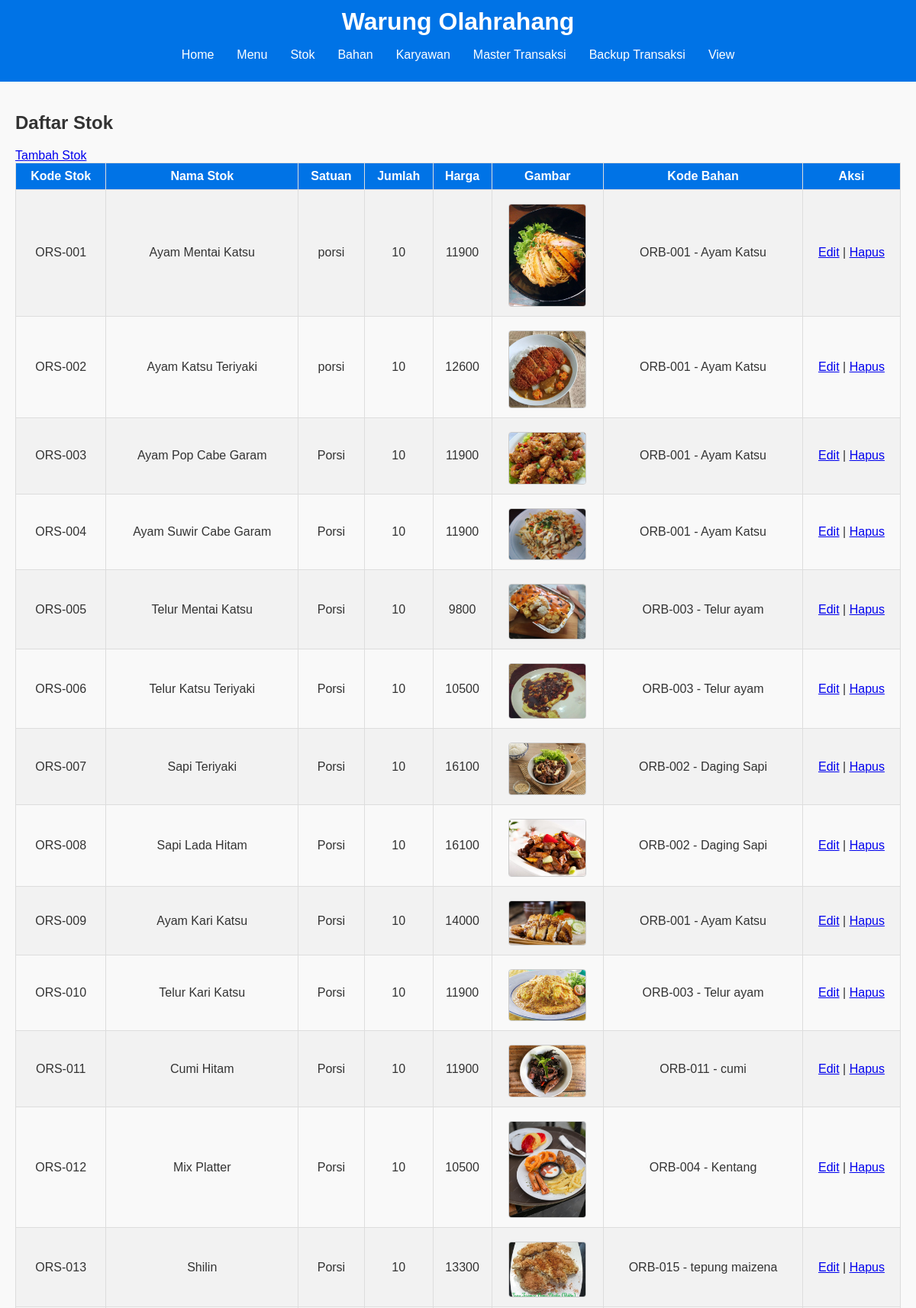
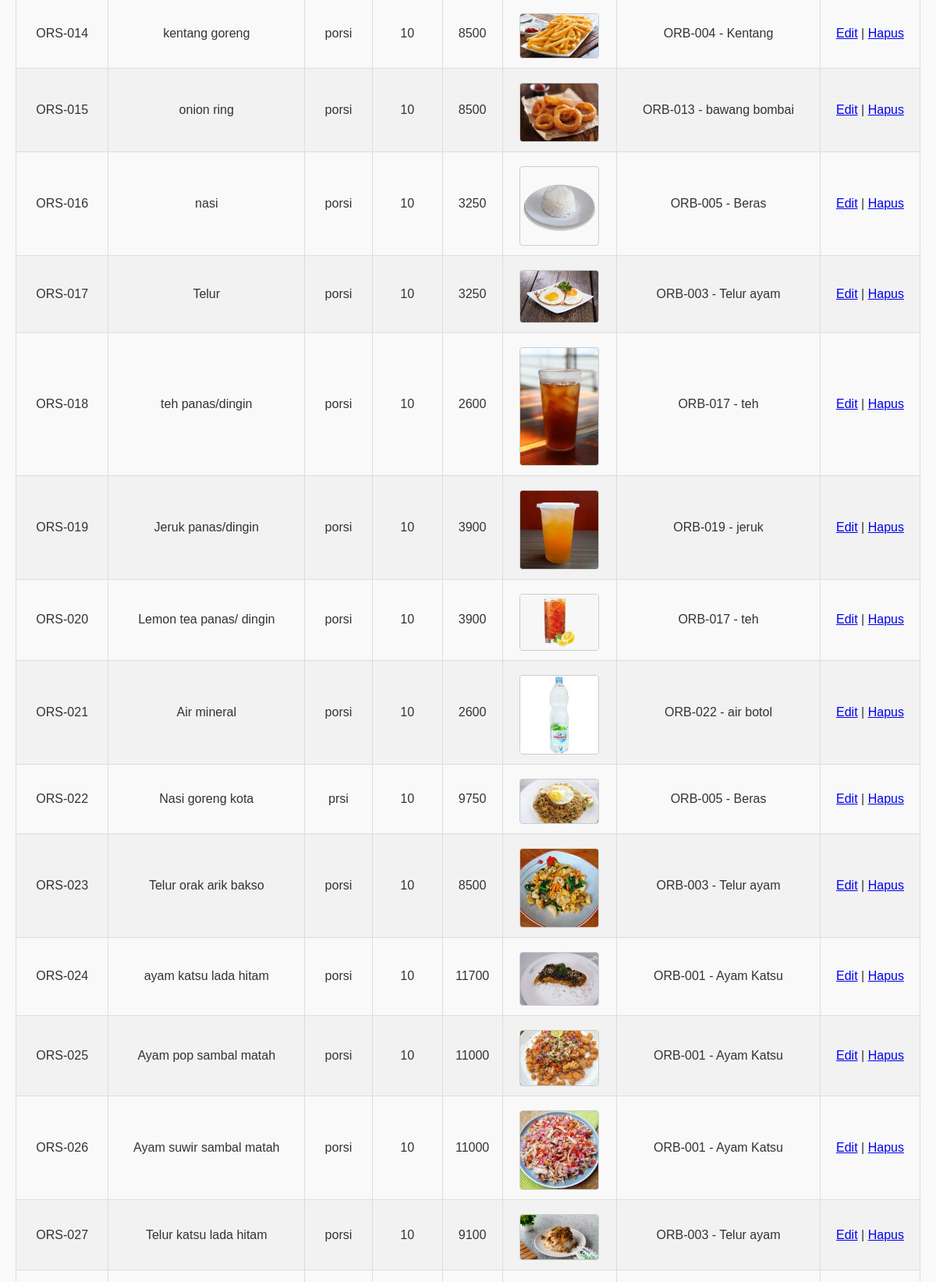
Screenshot of /stok/index.php (upper part) with the database file from the repository (2 pictures, top to bottom).
### tables this page shows
CREATE TABLE `stok` (
  `kd_stok` char(10) NOT NULL,
  `nm_stok` char(30) NOT NULL,
  `satuan` char(10) NOT NULL,
  `hrg_beli` int(10) NOT NULL,
  `jml_stok` int(3) NOT NULL,
  `gbr` blob DEFAULT NULL,
  `kd_bhn` char(10) DEFAULT NULL
);

CREATE TABLE `bahan` (
  `kd_bhn` char(10) NOT NULL,
  `nm_bhn` char(30) NOT NULL,
  `satuan` char(10) NOT NULL,
  `jml_bhn` int(3) NOT NULL,
  `hrg_bhn` int(10) NOT NULL
);

### stok/index.php (the view, shortened to what this page needs)
<?php
include('../partials/header.php');
include('../config/database.php');
?>
<div class="container">
    <h2>Daftar Stok</h2>
    <a href="insert.php">Tambah Stok</a>
    <table class="data-table">
        <tr>
            <th>Kode Stok</th>
            <th>Nama Stok</th>
            <th>Satuan</th>
            <th>Jumlah</th>
            <th>Harga</th>
            <th>Gambar</th>
            <th>Kode Bahan</th>
            <th>Aksi</th>
        </tr>
        <?php
        $sql = "SELECT s.kd_stok, s.nm_stok, s.satuan, s.jml_stok, s.hrg_beli, s.gbr, s.kd_bhn, b.nm_bhn
                FROM stok s
                LEFT JOIN bahan b ON s.kd_bhn = b.kd_bhn";
        $result = $conn->query($sql);
        if ($result->num_rows > 0) {
            while($row = $result->fetch_assoc()) {
                echo "<tr>
                        <td>{$row['kd_stok']}</td>
                        <td>{$row['nm_stok']}</td>
                        <td>{$row['satuan']}</td>
                        <td>{$row['jml_stok']}</td>
                        <td>{$row['hrg_beli']}</td>
                        <td><img src='../images/stok/{$row['gbr']}' alt='{$row['nm_stok']}' class='thumbnail'></td>
                        <td>{$row['kd_bhn']} - {$row['nm_bhn']}</td>
                        <td>
                            <a href='update.php?kd_stok={$row['kd_stok']}'>Edit</a> |
                            <a href='delete.php?kd_stok={$row['kd_stok']}' onclick='return confirm(\"Apakah anda yakin ingin menghapus stok ini?\");'>Hapus</a>
                        </td>
                      </tr>";
            }
        } else {
            echo "<tr><td colspan='8'>Tidak ada data</td></tr>";
        }
        ?>
    </table>
</div>

### css/style.css (style rules this page uses)
body { font-family: Arial, sans-serif; margin: 0; padding: 0; background-color: #f9f9f9; color: #333; }
.container { padding: 20px; margin-bottom: 80px; }
.data-table { width: 100%; border-collapse: collapse; margin-bottom: 20px; }
.data-table th, .data-table td { border: 1px solid #ddd; padding: 8px; text-align: center; }
.data-table th { background-color: #0073e6; color: white; }
.data-table tr:nth-child(even) { background-color: #f2f2f2; }
.thumbnail { width: 100px; height: auto; margin-top: 10px; border: 1px solid #ccc; border-radius: 4px; }

### rows the page displays
stok: kd_stok "ORS-001", nm_stok "Ayam Mentai Katsu", satuan "porsi", jml_stok "10", hrg_beli "11900", gbr+nm_stok (picture), kd_bhn "ORB-001", kd_bhn.nm_bhn "Ayam Katsu"
stok: kd_stok "ORS-002", nm_stok "Ayam Katsu Teriyaki", satuan "porsi", jml_stok "10", hrg_beli "12600", gbr (picture), kd_bhn "ORB-001", kd_bhn.nm_bhn "Ayam Katsu"
stok: kd_stok "ORS-003", nm_stok "Ayam Pop Cabe Garam", satuan "Porsi", jml_stok "10", hrg_beli "11900", gbr (picture), kd_bhn "ORB-001", kd_bhn.nm_bhn "Ayam Katsu"
stok: kd_stok "ORS-004", nm_stok "Ayam Suwir Cabe Garam", satuan "Porsi", jml_stok "10", hrg_beli "11900", gbr (picture), kd_bhn "ORB-001", kd_bhn.nm_bhn "Ayam Katsu"
stok: kd_stok "ORS-005", nm_stok "Telur Mentai Katsu", satuan "Porsi", jml_stok "10", hrg_beli "9800", gbr (picture), kd_bhn "ORB-003", kd_bhn.nm_bhn "Telur ayam"
stok: kd_stok "ORS-006", nm_stok "Telur Katsu Teriyaki", satuan "Porsi", jml_stok "10", hrg_beli "10500", gbr (picture), kd_bhn "ORB-003", kd_bhn.nm_bhn "Telur ayam"
stok: kd_stok "ORS-007", nm_stok "Sapi Teriyaki", satuan "Porsi", jml_stok "10", hrg_beli "16100", gbr (picture), kd_bhn "ORB-002", kd_bhn.nm_bhn "Daging Sapi"
stok: kd_stok "ORS-008", nm_stok "Sapi Lada Hitam", satuan "Porsi", jml_stok "10", hrg_beli "16100", gbr (picture), kd_bhn "ORB-002", kd_bhn.nm_bhn "Daging Sapi"
stok: kd_stok "ORS-009", nm_stok "Ayam Kari Katsu", satuan "Porsi", jml_stok "10", hrg_beli "14000", gbr (picture), kd_bhn "ORB-001", kd_bhn.nm_bhn "Ayam Katsu"
stok: kd_stok "ORS-010", nm_stok "Telur Kari Katsu", satuan "Porsi", jml_stok "10", hrg_beli "11900", gbr (picture), kd_bhn "ORB-003", kd_bhn.nm_bhn "Telur ayam"
stok: kd_stok "ORS-011", nm_stok "Cumi Hitam", satuan "Porsi", jml_stok "10", hrg_beli "11900", gbr (picture), kd_bhn "ORB-011", kd_bhn.nm_bhn "cumi"
stok: kd_stok "ORS-012", nm_stok "Mix Platter", satuan "Porsi", jml_stok "10", hrg_beli "10500", gbr (picture), kd_bhn "ORB-004", kd_bhn.nm_bhn "Kentang"
stok: kd_stok "ORS-013", nm_stok "Shilin", satuan "Porsi", jml_stok "10", hrg_beli "13300", gbr (picture), kd_bhn "ORB-015", kd_bhn.nm_bhn "tepung maizena"
stok: kd_stok "ORS-014", nm_stok "kentang goreng", satuan "porsi", jml_stok "10", hrg_beli "8500", gbr (picture), kd_bhn "ORB-004", kd_bhn.nm_bhn "Kentang"
stok: kd_stok "ORS-015", nm_stok "onion ring", satuan "porsi", jml_stok "10", hrg_beli "8500", gbr (picture), kd_bhn "ORB-013", kd_bhn.nm_bhn "bawang bombai"
stok: kd_stok "ORS-016", nm_stok "nasi", satuan "porsi", jml_stok "10", hrg_beli "3250", gbr (picture), kd_bhn "ORB-005", kd_bhn.nm_bhn "Beras"
stok: kd_stok "ORS-017", nm_stok "Telur", satuan "porsi", jml_stok "10", hrg_beli "3250", gbr (picture), kd_bhn "ORB-003", kd_bhn.nm_bhn "Telur ayam"
stok: kd_stok "ORS-018", nm_stok "teh panas/dingin", satuan "porsi", jml_stok "10", hrg_beli "2600", gbr (picture), kd_bhn "ORB-017", kd_bhn.nm_bhn "teh"
stok: kd_stok "ORS-019", nm_stok "Jeruk panas/dingin", satuan "porsi", jml_stok "10", hrg_beli "3900", gbr (picture), kd_bhn "ORB-019", kd_bhn.nm_bhn "jeruk"
stok: kd_stok "ORS-020", nm_stok "Lemon tea panas/ dingin", satuan "porsi", jml_stok "10", hrg_beli "3900", gbr (picture), kd_bhn "ORB-017", kd_bhn.nm_bhn "teh"
stok: kd_stok "ORS-021", nm_stok "Air mineral", satuan "porsi", jml_stok "10", hrg_beli "2600", gbr (picture), kd_bhn "ORB-022", kd_bhn.nm_bhn "air botol"
stok: kd_stok "ORS-022", nm_stok "Nasi goreng kota", satuan "prsi", jml_stok "10", hrg_beli "9750", gbr (picture), kd_bhn "ORB-005", kd_bhn.nm_bhn "Beras"
stok: kd_stok "ORS-023", nm_stok "Telur orak arik bakso", satuan "porsi", jml_stok "10", hrg_beli "8500", gbr (picture), kd_bhn "ORB-003", kd_bhn.nm_bhn "Telur ayam"
stok: kd_stok "ORS-024", nm_stok "ayam katsu lada hitam", satuan "porsi", jml_stok "10", hrg_beli "11700", gbr (picture), kd_bhn "ORB-001", kd_bhn.nm_bhn "Ayam Katsu"
stok: kd_stok "ORS-025", nm_stok "Ayam pop sambal matah", satuan "porsi", jml_stok "10", hrg_beli "11000", gbr (picture), kd_bhn "ORB-001", kd_bhn.nm_bhn "Ayam Katsu"
stok: kd_stok "ORS-026", nm_stok "Ayam suwir sambal matah", satuan "porsi", jml_stok "10", hrg_beli "11000", gbr (picture), kd_bhn "ORB-001", kd_bhn.nm_bhn "Ayam Katsu"
stok: kd_stok "ORS-027", nm_stok "Telur katsu lada hitam", satuan "porsi", jml_stok "10", hrg_beli "9100", gbr (picture), kd_bhn "ORB-003", kd_bhn.nm_bhn "Telur ayam"
